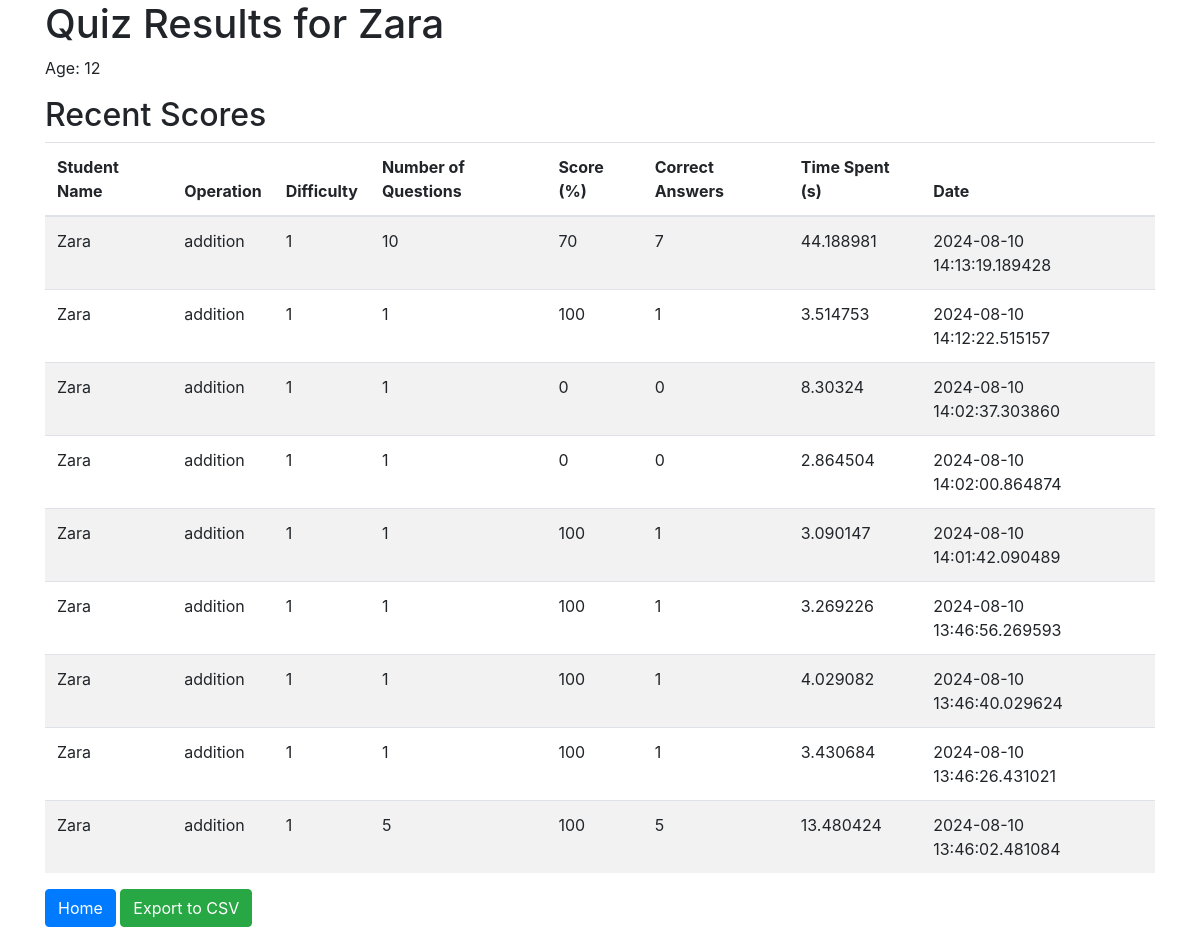
Screenshot of /results/2 with the database file from the repository.
### tables this page shows
CREATE TABLE user (
                id INTEGER PRIMARY KEY AUTOINCREMENT,
                username TEXT NOT NULL,
                age INTEGER NOT NULL,
                grade FLOAT,
                time_spent FLOAT,
                timestamp TEXT
            );

CREATE TABLE quiz_result (
                id INTEGER PRIMARY KEY AUTOINCREMENT,
                user_id INTEGER NOT NULL,
                operation TEXT NOT NULL,
                difficulty INTEGER NOT NULL,
                num_questions INTEGER NOT NULL,
                score INTEGER,
                time_spent FLOAT,
                timestamp TEXT,
                correct_answers INTEGER,
                FOREIGN KEY (user_id) REFERENCES user(id)
            );

### app.py (the view)
@app.route('/results/<int:user_id>')
def results(user_id):
    conn = sqlite3.connect('aria_arithmetic.db')
    cursor = conn.cursor()
    cursor.execute('SELECT username, age FROM user WHERE id = ?', (user_id,))
    user = cursor.fetchone()
    cursor.execute('''
        SELECT operation, difficulty, num_questions, score, time_spent, timestamp, correct_answers
        FROM quiz_result
        WHERE user_id = ?
        ORDER BY timestamp DESC
        LIMIT 10
    ''', (user_id,))
    recent_scores = cursor.fetchall()
    conn.close()
    return render_template('results.html', user=(user[0], user[1], user_id), recent_scores=recent_scores)

### templates/results.html (shortened to what this page needs)
<!DOCTYPE html>
<html lang="en">
<head>
    <link rel="stylesheet" href="https://stackpath.bootstrapcdn.com/bootstrap/4.5.2/css/bootstrap.min.css">
</head>
<body>
    <div class="container">
        <h1>Quiz Results for {{ user[0] }}</h1>
        <p>Age: {{ user[1] }}</p>
        <h2>Recent Scores</h2>
        <table class="table table-striped">
            <thead>
                <tr>
                    <th>Student Name</th>
                    <th>Operation</th>
                    <th>Difficulty</th>
                    <th>Number of Questions</th>
                    <th>Score (%)</th>
                    <th>Correct Answers</th>
                    <th>Time Spent (s)</th>
                    <th>Date</th>
                </tr>
            </thead>
            <tbody>
                {% for score in recent_scores %}
                <tr>
                    <td>{{ user[0] }}</td>
                    <td>{{ score[0] }}</td>
                    <td>{{ score[1] }}</td>
                    <td>{{ score[2] }}</td>
                    <td>{{ score[3] }}</td>
                    <td>{{ score[6] }}</td>
                    <td>{{ score[4] }}</td>
                    <td>{{ score[5] }}</td>
                </tr>
                {% endfor %}
            </tbody>
        </table>
        <a href="{{ url_for('home') }}" class="btn btn-primary">Home</a>
        <a href="{{ url_for('export_csv', user_id=user[2]) }}" class="btn btn-success">Export to CSV</a>
    </div>
</body>
</html>

### rows the page displays
user: username "Zara", age "12"
quiz_result: operation "addition", difficulty "1", num_questions "10", score "70", correct_answers "7", time_spent "44.188981", timestamp "2024-08-10 14:13:19.189428"
quiz_result: operation "addition", difficulty "1", num_questions "1", score "100", correct_answers "1", time_spent "3.514753", timestamp "2024-08-10 14:12:22.515157"
quiz_result: operation "addition", difficulty "1", num_questions "1", score "0", correct_answers "0", time_spent "8.30324", timestamp "2024-08-10 14:02:37.303860"
quiz_result: operation "addition", difficulty "1", num_questions "1", score "0", correct_answers "0", time_spent "2.864504", timestamp "2024-08-10 14:02:00.864874"
quiz_result: operation "addition", difficulty "1", num_questions "1", score "100", correct_answers "1", time_spent "3.090147", timestamp "2024-08-10 14:01:42.090489"
quiz_result: operation "addition", difficulty "1", num_questions "1", score "100", correct_answers "1", time_spent "3.269226", timestamp "2024-08-10 13:46:56.269593"
quiz_result: operation "addition", difficulty "1", num_questions "1", score "100", correct_answers "1", time_spent "4.029082", timestamp "2024-08-10 13:46:40.029624"
quiz_result: operation "addition", difficulty "1", num_questions "1", score "100", correct_answers "1", time_spent "3.430684", timestamp "2024-08-10 13:46:26.431021"
quiz_result: operation "addition", difficulty "1", num_questions "5", score "100", correct_answers "5", time_spent "13.480424", timestamp "2024-08-10 13:46:02.481084"
